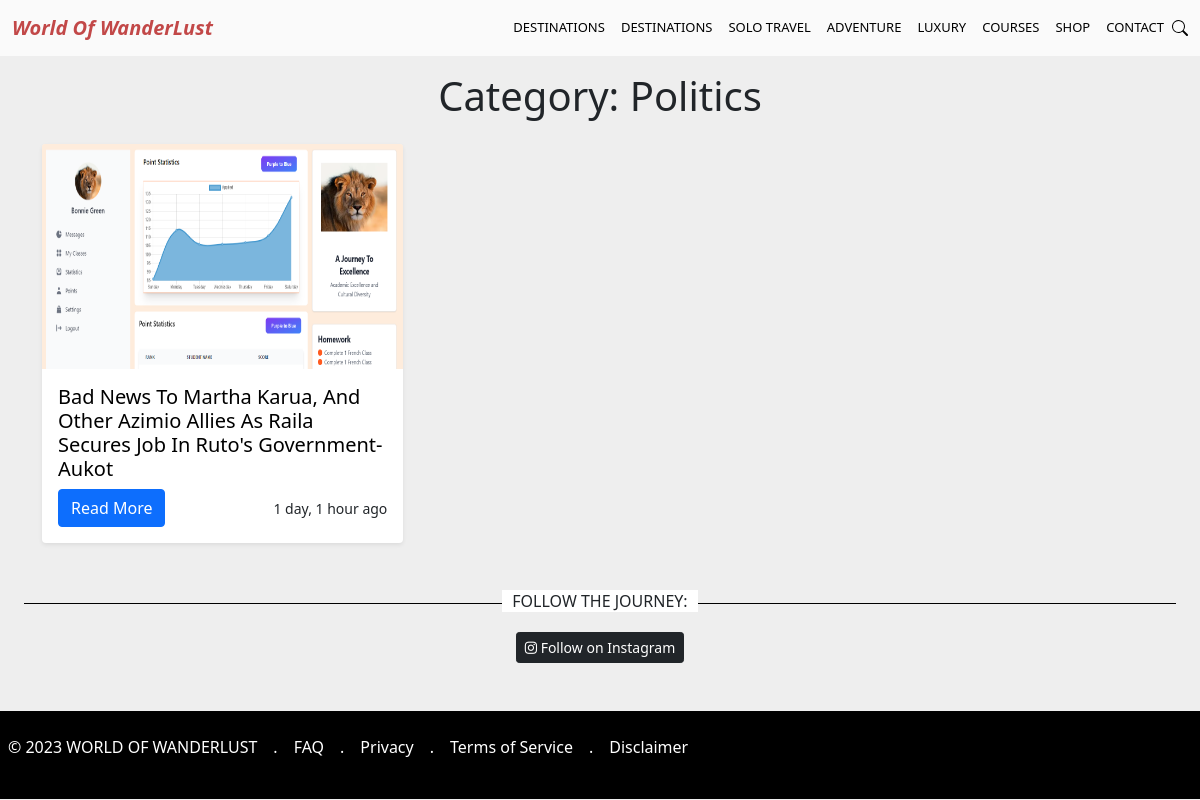
Page /category/politics/ on the committed database.
### blog/models.py (models this page shows, shortened)
class Category(models.Model):
    title = models.CharField(max_length=150)
    slug = AutoSlugField(populate_from='title', unique=True)

class Post(models.Model):
    author = models.ForeignKey(Profile, on_delete=models.CASCADE)
    category = models.ForeignKey('Category', on_delete=models.SET_NULL, blank=True, null=True)
    title = models.CharField(max_length=100)
    body = models.TextField()
    image = models.ImageField(default='avatar.jpg', upload_to='blogs', null=False, blank=False)
    slug = AutoSlugField(populate_from='title', unique=True)
    created_at = models.DateTimeField(auto_now_add=True)
    edited_at = models.DateTimeField(auto_now=True)

### blog/views.py (the view)
# urls.py: path('category/<str:slug>/', views.categoryPosts, name='categoryPosts'),
def categoryPosts(request, slug):
    category = Category.objects.get(slug=slug)
    category_posts = Post.objects.filter(category=category)
    context = {"category_posts":category_posts, "category":category}
    return render(request, 'blog/categoryPosts.html', context)

### blog/templates/blog/categoryPosts.html (shortened to what this page needs)
{%extends 'base.html'%}
{%block content%}
<main>
<section class="text-center container">
    <div class="row">
      <div class="col-lg-6 col-md-8 mx-auto">
        <h1 class="fw-light">Category: {{category.title}}</h1>
      </div>
    </div>
  </section>
  <div class="album py-3 bg-body-tertiary">
    <div class="container">
      <div class="row row-cols-1 row-cols-sm-2 row-cols-md-3 g-3">
        {% if category_posts|length > 0 %}
            {% for post in category_posts %}
            <div class="col">
            <div class="card shadow-sm">
                <a href="{% url 'details' post.slug %}">
                    <img src="{{post.image.url}}" class="bd-placeholder-img card-img-top" width="100%" height="225" alt="Image" />
                </a>
                <div class="card-body">
                    <a href="{% url 'details' post.slug %}">
                        <h5 class="h5">{{post.title}}</h5>
                    </a>
                <div class="d-flex justify-content-between align-items-center">
                    <div class="btn-group">
                        <a href="{% url 'details' post.slug %}" class="btn btn-primary">Read More</a>
                    </div>
                    <small class="text-body-secondary">{{post.created_at|timesince}} ago</small>
                </div>
                </div>
            </div>
            </div>
            {% endfor %}
        {% else %}
            <p>No posts available in this category.</p>
        {% endif %}
      </div>
    </div>
  </div>
</main>
{% endblock %}

### static/styles/index.css (style rules this page uses)
a { color: #000; text-decoration: none; }

### static/styles/blogDetail.css (style rules this page uses)
img { max-width: 100%; }
img { vertical-align: middle; border-style: none; }

### static/styles/comments.css (style rules this page uses)
body { background-color: #eee }
.card { background-color: #fff; border: none }

### rows in the picture
Category: title "Politics"
Post: image (picture), title "Bad News To Martha Karua, And Other Azimio Allies As Raila Secures Job In Ruto's Government- Aukot", created_at "1 day, 1 hour"
